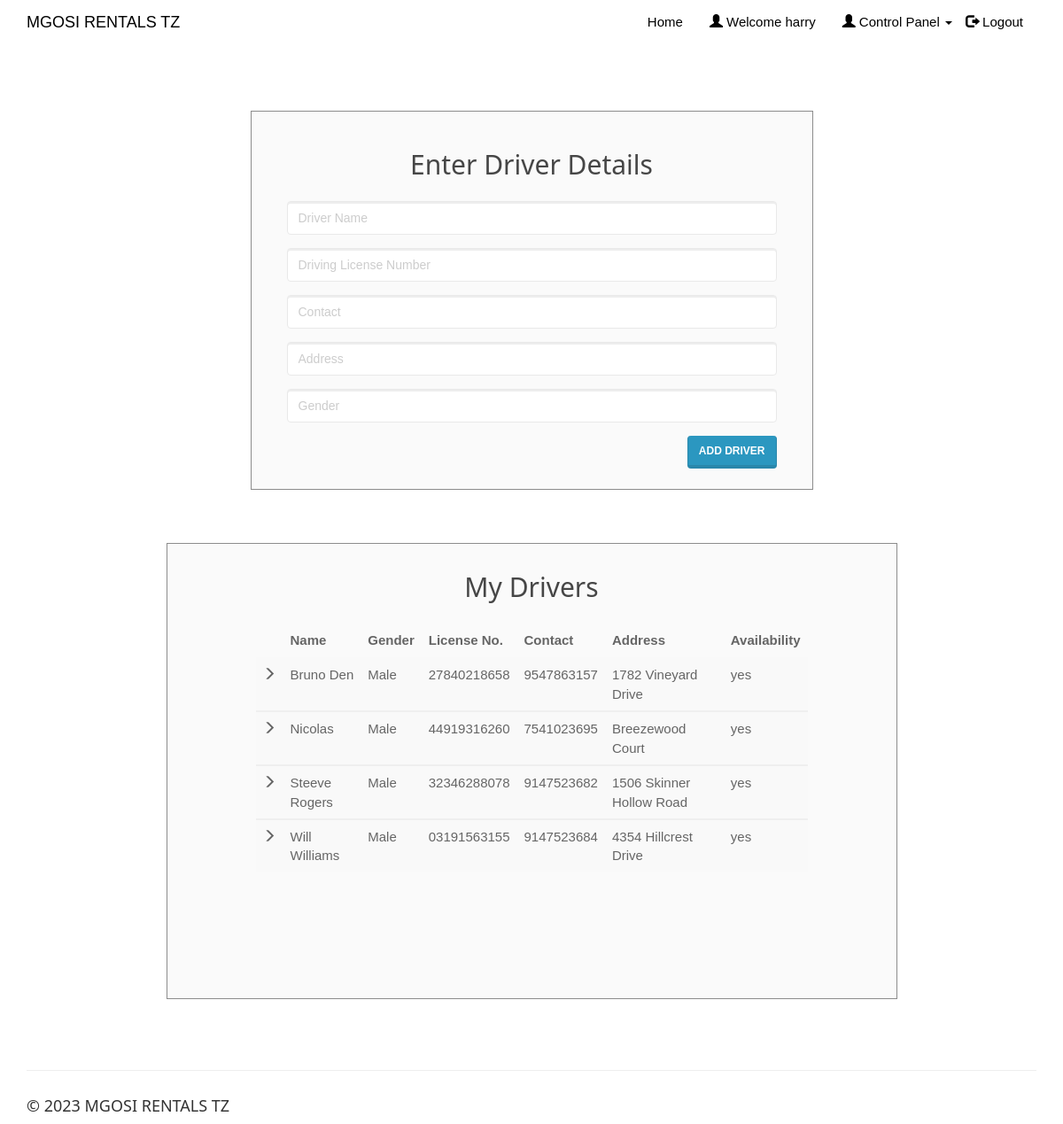
The app's page /enterdriver.php (signed in), older data.
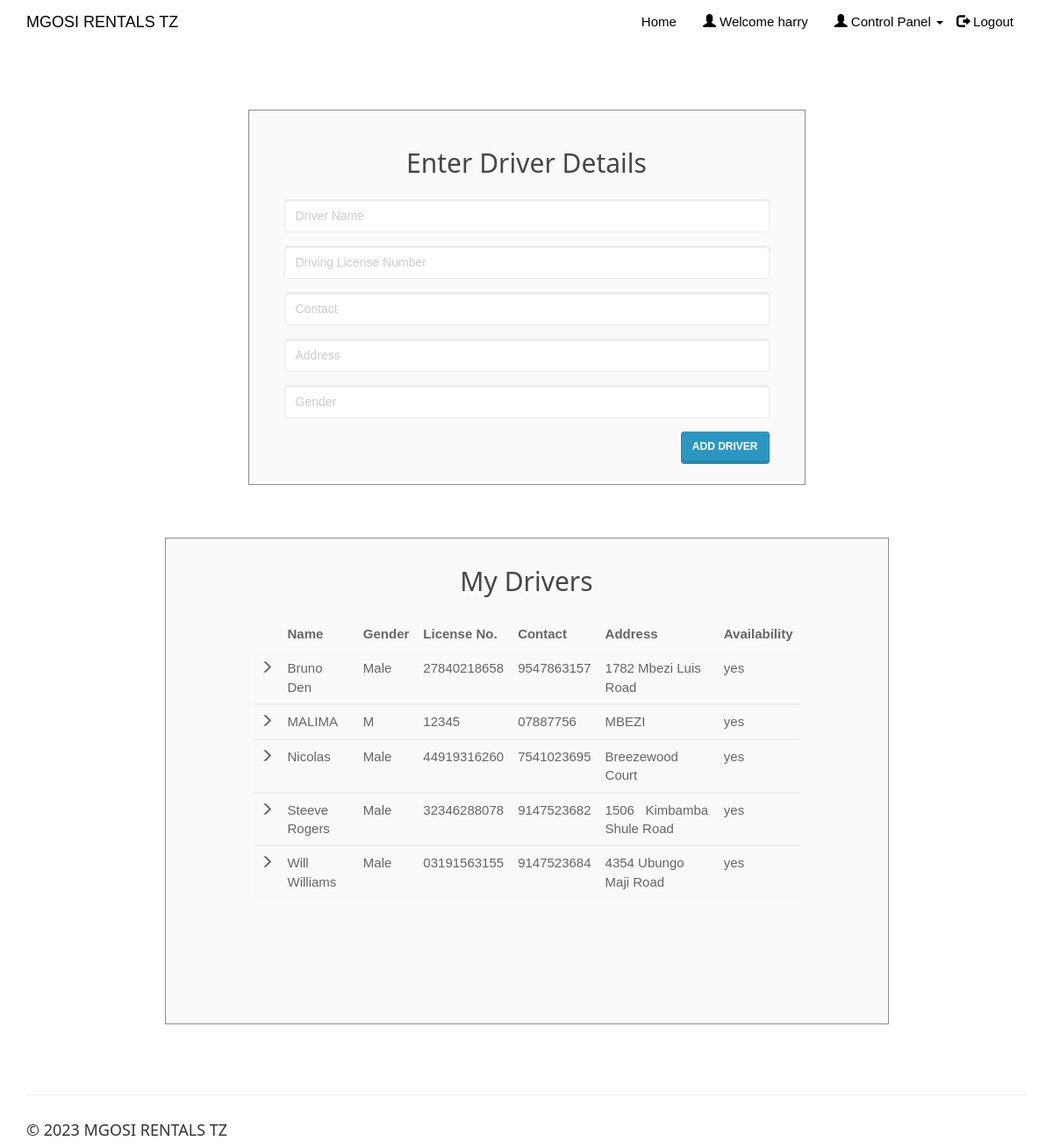
The same page, newer data.
### tables this page shows
CREATE TABLE `driver` (
  `driver_id` int(20) NOT NULL,
  `driver_name` varchar(50) NOT NULL,
  `dl_number` varchar(50) NOT NULL,
  `driver_phone` varchar(15) NOT NULL,
  `driver_address` varchar(50) NOT NULL,
  `driver_gender` varchar(10) NOT NULL,
  `client_username` varchar(50) NOT NULL,
  `driver_availability` varchar(10) NOT NULL
);

### enterdriver.php (the view, shortened to what this page needs)
<!DOCTYPE html>
<html>
<?php
include('session_client.php'); ?>
<head>
<link rel="stylesheet" href="assets/bootstrap/css/bootstrap.min.css">
<link rel="stylesheet" href="assets/fonts/font-awesome.min.css">
    <link rel="stylesheet" href="assets/w3css/w3.css">
<link rel="stylesheet" type="text/css" href="assets/css/customerlogin.css">
<link rel="stylesheet" type="text/css" media="screen" href="assets/css/clientpage.css" />
</head>
<body>
 <nav class="navbar navbar-custom navbar-fixed-top" role="navigation" style="color: black">
        <div class="container">
            <div class="navbar-header">
                <a class="navbar-brand page-scroll" href="index.php">
                  MGOSI RENTALS TZ </a>
            </div>
            <?php
                if(isset($_SESSION['login_client'])){
            ?>
            <div class="collapse navbar-collapse navbar-right navbar-main-collapse">
                <ul class="nav navbar-nav">
                    <li>
                        <a href="index.php">Home</a>
                    </li>
                    <li>
                        <a href="#"><span class="glyphicon glyphicon-user"></span> Welcome <?php echo $_SESSION['login_client']; ?></a>
                    </li>
                    <li>
                    <ul class="nav navbar-nav navbar-right">
            <li><a href="#" class="dropdown-toggle active" data-toggle="dropdown" role="button" aria-haspopup="true" aria-expanded="false"><span class="glyphicon glyphicon-user"></span> Control Panel <span class="caret"></span> </a>
            </li>
          </ul>
                    </li>
                    <li>
                        <a href="logout.php"><span class="glyphicon glyphicon-log-out"></span> Logout</a>
                    </li>
                </ul>
            </div>
            <?php
                }
                ?>
        </div>
    </nav>
    <div class="container" style="margin-top: 65px;" >
    <div class="col-md-7" style="float: none; margin: 0 auto;">
      <div class="form-area">
        <form role="form" action="enterdriver1.php" method="POST">
        <br style="clear: both">
          <h3 style="margin-bottom: 25px; text-align: center; font-size: 30px;"> Enter Driver Details </h3>
          <div class="form-group">
            <input type="text" class="form-control" id="driver_name" name="driver_name" placeholder="Driver Name " required autofocus="">
          </div>
          <div class="form-group">
            <input type="text" class="form-control" id="dl_number" name="dl_number" placeholder="Driving License Number" required>
          </div>
          <div class="form-group">
            <input type="text" class="form-control" id="driver_phone" name="driver_phone" placeholder="Contact" required>
          </div>
          <div class="form-group">
            <input type="text" class="form-control" id="driver_address" name="driver_address" placeholder="Address" required>
          </div>
          <div class="form-group">
            <input type="text" class="form-control" id="driver_gender" name="driver_gender" placeholder="Gender" required>
          </div>
           <button type="submit" id="submit" name="submit" class="btn btn-primary pull-right"> Add Driver</button>
        </form>
      </div>
    </div>
    <div class="col-md-9" style="float: none; margin: 0 auto;">
    <div class="form-area" style="padding: 0px 100px 100px 100px;">
        <form action="" method="POST">
        <br style="clear: both">
          <h3 style="margin-bottom: 25px; text-align: center; font-size: 30px;"> My Drivers </h3>
<?php
$user_check=$_SESSION['login_client'];
$sql = "SELECT * FROM driver d WHERE d.client_username='$user_check' ORDER BY driver_name";
$result = mysqli_query($conn, $sql);
if (mysqli_num_rows($result) > 0) {
  ?>
  <table class="table table-striped">
    <thead class="thead-dark">
      <tr>
        <th>     </th>
        <th> Name</th>
        <th> Gender </th>
        <th> License No. </th>
        <th> Contact </th>
        <th> Address </th>
        <th> Availability </th>
      </tr>
    </thead>
    <?PHP
      while($row = mysqli_fetch_assoc($result)){
    ?>
  <tbody>
    <tr>
      <td> <span class="glyphicon glyphicon-menu-right"></span> </td>
      <td><?php echo $row["driver_name"]; ?></td>
      <td><?php echo $row["driver_gender"]; ?></td>
      <td><?php echo $row["dl_number"]; ?></td>
      <td><?php echo $row["driver_phone"]; ?></td>
      <td><?php echo $row["driver_address"]; ?></td>
      <td><?php echo $row["driver_availability"]; ?></td>
    </tr>
  </tbody>
  <?php } ?>
  </table>
    <br>
  <?php } else { ?>
  <h4><center>0 Drivers available</center> </h4>
  <?php } ?>
        </form>
</div>
        </div>
    </div>
</body>
<footer class="site-footer">
        <div class="container">
            <hr>
            <div class="row">
                <div class="col-sm-6">
                    <h5>© <?php echo date("Y"); ?> MGOSI RENTALS TZ</h5>
                </div>
            </div>
        </div>
    </footer>
</html>

### assets/w3css/w3.css (style rules this page uses)
*,*:before,*:after { box-sizing:inherit }
html { -ms-text-size-adjust:100%;-webkit-text-size-adjust:100% }
body { margin:0 }
article,aside,details,figcaption,figure,footer,header,main,menu,nav,section,summary { display:block }
a { background-color:transparent;-webkit-text-decoration-skip:objects }
hr { box-sizing:content-box;height:0;overflow:visible }
button,input,select,textarea { font:inherit;margin:0 }
button,input { overflow:visible }
button,select { text-transform:none }
button,html [type=button],[type=reset],[type=submit] { -webkit-appearance:button }
html,body { font-family:Verdana,sans-serif;font-size:15px;line-height:1.5 }
html { overflow-x:hidden }
h3 { font-size:24px }
h5 { font-size:18px }
h1,h2,h3,h4,h5,h6 { font-family:"Segoe UI",Arial,sans-serif;font-weight:400;margin:10px 0 }
hr { border:0;border-top:1px solid #eee;margin:20px 0 }
a { color:inherit }

### assets/css/customerlogin.css (style rules this page uses)
body, html { height: 100%; }
body { padding-top: 50px; background-size: 100%; }
footer { display: block; }

### assets/css/clientpage.css (style rules this page uses)
.form-area { background-color: #FAFAFA; padding: 10px 40px 60px; margin: 10px 0px 60px; border: 1px solid GREY; opacity: 0.9; }

Row changes from the older to the newer data that the page shows:
changed driver "Bruno Den": driver_address "1782 Vineyard Drive" → "1782 Mbezi Luis Road"
added driver: driver_name "MALIMA", driver_gender "M", dl_number "12345", driver_phone "07887756", driver_address "MBEZI", driver_availability "yes"
changed driver "Steeve Rogers": driver_address "1506 Skinner Hollow Road" → "1506 Kimbamba Shule Road"
changed driver "Will Williams": driver_address "4354 Hillcrest Drive" → "4354 Ubungo Maji Road"
